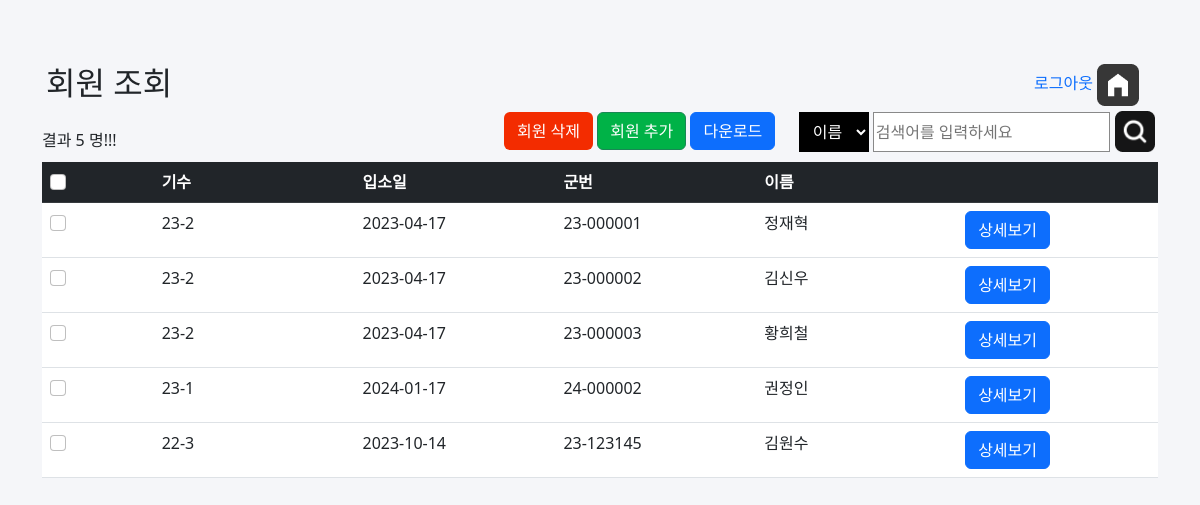
/search.php (signed in), run on the app's committed database.
### tables this page shows
CREATE TABLE `member` (
  `id` int(11) NOT NULL,
  `num` varchar(10) NOT NULL,
  `date` date NOT NULL,
  `memID` varchar(20) NOT NULL,
  `name` varchar(20) NOT NULL,
  `password` varchar(20) NOT NULL
);

### search.php (the view, shortened to what this page needs)
<?php
if(!isset($_SESSION["login"]))
{
    header('location: index.php');
}
else{
?>
<!DOCTYPE html>
<html lang="en">
<head>
    <link rel="stylesheet" href="style.css">
    <link rel="stylesheet" href="src/bootstrap.min.css">
    <link rel="stylesheet" href="src/style.css">
    <link rel="stylesheet" href="https://cdnjs.cloudflare.com/ajax/libs/font-awesome/4.7.0/css/font-awesome.min.css">
</head>
<body>
<div class="container p-3 mt-5">
        <h2>회원 조회</h2>
        <div id="top-right">
            <div id="btnlogout">
                <a href="logout.php">로그아웃</a>
                <a id="home" href="list.php">
                    <img src="imgs/home.png">
                </a>
            </div>
        </div>
    </div>
    <div class="container mt-3 p-3">
        <div id="right">
            <button type="button" id="btndelete" class="btn" onclick="checkCheckbox()">회원 삭제</button>
            <a href="add.php" type="button" id="btnadd" class="btn btn-success">회원 추가 </a>
            <a href="export.php" class="btn btn-primary">다운로드</a>
            <form action="search.php" method="post">
                <select name="searchoption" id="searchoption">
                    <option value ="name">이름</option>
                </select>
                <input type="text" id="txtSearch" placeholder="검색어를 입력하세요" name="txtsearch" >
                <button id="btnSearch" type="submit"><img src="imgs/search.png"></button>
            </form>
        </div>
    </div>
    <div class="container" >
    <?php
    require 'config.php';
                    if((!isset($_POST["searchoption"])||$_POST["searchoption"]=="")&&(!isset($_POST["txtsearch"]) ||$_POST["txtsearch"]==""))
                    {
                        $sql = "SELECT * FROM member";
                    }
                $result = $conn->query($sql);
                $num = $result->num_rows;
                echo "결과 ".$num." 명!!!";
            ?>
    </div>
    <div class="container">
        <table class="table">
        <form method="get" action="delete.php" name="listmember">
            <thead class="table-dark">
            <tr>
                <th ><input class="form-check-input" type="checkbox" id="myCheck" onclick="checkall()"></th>
                <th class="listcol">기수</th>
                <th class="listcol">입소일</th>
                <th class="listcol">군번</th>
                <th class="listcol">이름</th>
                <th class="listcol">&nbsp;</th>
            </tr>
            </thead>
            <tbody>
            <?php
                if ($result->num_rows > 0) {
                    $num=0;
                    while($row = $result->fetch_assoc()) {
                    $memberID = $row['id'];
            ?>
            <tr>
                <td><input class="form-check-input" type="checkbox" id="myCheck<?php  echo $num;?>" name="mem[]" value="<?php echo $row['id'];?>"></td>
                <td><?php echo $row['num']; ?></td>
                <td><?php echo $row['date']; ?></td>
                <td><?php echo $row['memID']; ?></td>
                <td><?php echo $row['name']; ?></td>
                <td><a href="view.php?memID=<?php echo $memberID ?>" class="btn btn-primary" >상세보기</a></td>
            </tr>
            <?php
                $num+=1;
            }
            } else {
            }
            ?>
            </tbody>
            </form>
        </table>
    </div>
</body>
</html>
<?php
}
?>

### jangseong/src/style.css (style rules this page uses)
* { margin: 0; }
body { background:#F5F6F9; }
h2 { width: 400px; float: left; }
#right { width: 650px; float: right; margin-bottom: 10px; }
#top-right { width: 120px; float:right; }
#btnSearch { border:0px; background:none; cursor: pointer; height: 40px; width: 40px; }
#btnSearch img { width: 40px; position: relative; top: -2px; left: -5px; }
#btnadd { background:#00B247; }
#searchoption { background:#000; height: 40px; }
#txtSearch { height: 40px; border: 1px #898989 solid ; }
select { color:#fff; border:0px; height: 40px; padding:0px 10px; }
#right form { float:right; }
#btndelete { background:#F32C00; color: #fff; }
a { text-decoration: none; }
tr { background: #fff; }
.listcol { width: 18%; }

### data on the page
member: num "23-2", date "2023-04-17", memID "23-000001", name "정재혁"
member: num "23-2", date "2023-04-17", memID "23-000002", name "김신우"
member: num "23-2", date "2023-04-17", memID "23-000003", name "황희철"
member: num "23-1", date "2024-01-17", memID "24-000002", name "권정인"
member: num "22-3", date "2023-10-14", memID "23-123145", name "김원수"

### other printed values
$num "5"
